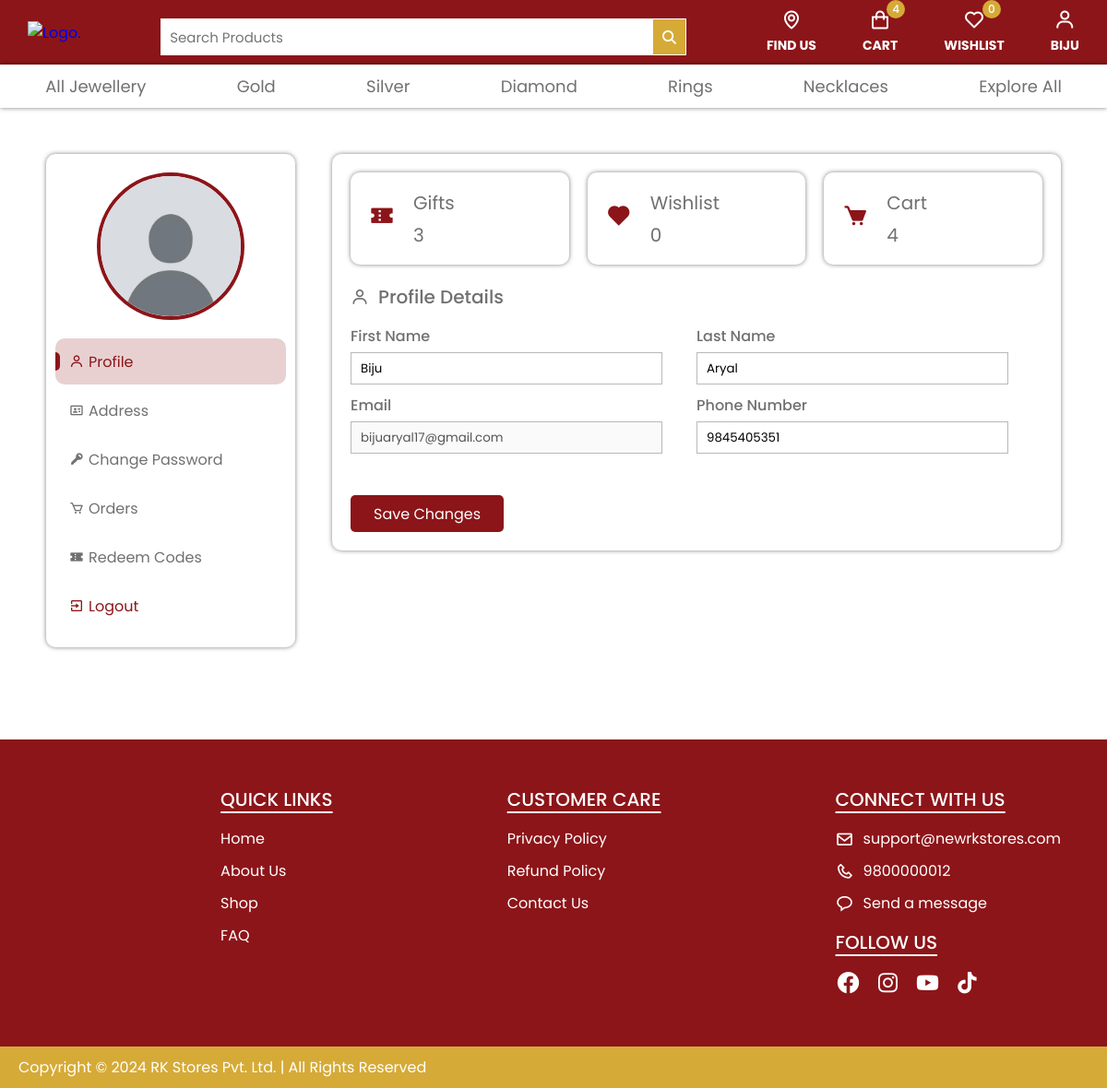
Screenshot of /account.php (signed in) with the database file from the repository.
### tables this page shows
CREATE TABLE `users` (
  `user_id` int(11) NOT NULL,
  `first_name` varchar(50) NOT NULL,
  `last_name` varchar(50) NOT NULL,
  `profile_pic` varchar(255) DEFAULT NULL,
  `email` varchar(100) NOT NULL,
  `password` varchar(255) NOT NULL,
  `phone_number` varchar(15) DEFAULT NULL,
  `address` varchar(255) DEFAULT NULL,
  `street` varchar(255) DEFAULT NULL,
  `apartment` varchar(255) DEFAULT NULL,
  `city` varchar(255) DEFAULT NULL,
  `status` enum('active','disabled') DEFAULT 'active',
  `verification` enum('verified','unverified') DEFAULT 'unverified',
  `verification_token` varchar(255) DEFAULT NULL,
  `created_at` timestamp NULL DEFAULT NULL,
  `updated_at` timestamp NOT NULL DEFAULT current_timestamp() ON UPDATE current_timestamp()
);

### account.php (the view, shortened to what this page needs)
<?php
include_once("./includes/header.php");
include_once("./includes/navbar.php");
include_once("./includes/connect.php");
$user_id = $_SESSION['user_id'];
?>
<div class="account-section">
    <div class="account-menu">
        <div class="profile-pic">
            <div class="profile-image">
                <label for="profilepic" class="label-container">
                    <img src="./users/default.jpg" alt="Profile Image" class="profile-pic" id="profile-img">
                </label>
            </div>
        </div>
        <div class="profile-links">
            <ul>
                <a href="./account.php">
                    <li class="active"><i class='bx bx-user'></i><span>Profile</span></li>
                </a>
                <a href="./address.php">
                    <li><i class='bx bx-id-card'></i><span>Address</span></li>
                </a>
                <a href="./change-password.php">
                    <li><i class='bx bxs-key'></i><span>Change Password</span></li>
                </a>
                <a href="./orders.php">
                    <li><i class='bx bx-cart'></i><span>Orders</span></li>
                </a>
                <a href="./gifts.php">
                    <li><i class='bx bxs-coupon'></i><span>Redeem Codes</span></li>
                </a>
                <a href="./php/logout.php">
                    <li class="logout"><i class='bx bx-exit'></i><span>Logout</span></li>
                </a>
            </ul>
        </div>
    </div>
    <?php
    $detailsSql = "SELECT * FROM redeemcode WHERE visibility='public'";
    $result = mysqli_query($conn, $detailsSql);
    ?>
    <div class="account-content">
        <div class="account-cards">
            <div class="gifts cards">
                <div class="account-card-icon"><i class='bx bxs-coupon'></i></div>
                <div class="account-card-content">
                    <div class="account-heading">Gifts</div>
                    <div class="account-count"><?php echo mysqli_num_rows($result) ?></div>
                </div>
            </div>
            <?php
            $detailsSql = "SELECT * FROM wishlists WHERE user_id='$user_id'";
            $result = mysqli_query($conn, $detailsSql);
            $row = mysqli_fetch_assoc($result);
            $wishlistId = $row['wishlist_id'];
            $aSql = "SELECT * FROM wishlist_items WHERE wishlist_id='$wishlistId'";
            $aResult = mysqli_query($conn, $aSql);
            ?>
            <div class="wishlist cards">
                <div class="account-card-icon"><i class='bx bxs-heart'></i></div>
                <div class="account-card-content">
                    <div class="account-heading">Wishlist</div>
                    <div class="account-count"><?php echo mysqli_num_rows($aResult) ?></div>
                </div>
            </div>
            <?php
            $detailsSql = "SELECT * FROM carts WHERE user_id='$user_id'";
            $result = mysqli_query($conn, $detailsSql);
            $row = mysqli_fetch_assoc($result);
            $cartId = $row['cart_id'];
            $aSql = "SELECT * FROM cart_items WHERE cart_id='$cartId'";
            $aResult = mysqli_query($conn, $aSql);
            ?>
            <div class="cart cards">
                <div class="account-card-icon"><i class='bx bxs-cart'></i></div>
                <div class="account-card-content">
                    <div class="account-heading">Cart</div>
                    <div class="account-count"><?php echo mysqli_num_rows($aResult) ?></div>
                </div>
            </div>
        </div>
        <div class="profile-details">
            <div class="profile-details-heading">
                <i class="bx bx-user"></i>
                <p>Profile Details</p>
            </div>
            <?php
                $sql = "SELECT * FROM users WHERE user_id='$user_id'";
                $row = mysqli_fetch_assoc(mysqli_query($conn,$sql));
            ?>
            <div class="profile-details-inputs">
                <form action="#" method="post" id="changeDetails" onsubmit="changeDetails()">
                    <div class="personal-details">
                        <div class="form-group">
                            <label for="fname">First Name</label>
                            <input type="text" id="fname" name="fname" value="<?php echo $row['first_name'] ?>">
                        </div>
                        <div class="form-group">
                            <label for="lname">Last Name</label>
                            <input type="text" id="lname" name="lname" value="<?php echo $row['last_name'] ?>">
                        </div>
                    </div>
                    <div class="ep">
                        <div class="form-group">
                            <label for="email">Email</label>
                            <input type="email" id="email" name="email" value="<?php echo $row['email'] ?>" disabled>
                        </div>
                        <div class="form-group">
                            <label for="phone">Phone Number</label>
                            <input type="text" id="phone" name="phone" value="<?php echo $row['phone_number'] ?>">
                        </div>
                    </div>
                    <button type="submit" class="btn" name="submit">Save Changes</button>
                </form>
            </div>
        </div>
    </div>
</div>
<?php
include_once('./includes/footer-menu.php');
include_once('./includes/footer.php');
?>

### css/style.css (style rules this page uses)
:root { --primary-color: #8c1519; --secondary-color: #d5aa37; --text-color: #000; --white-color: #fff; --input-color: rgba(51, 51, 51, 0.7); --simple-shadow: rgba(0, 0, 0, 0.5); --hr-color: #bbb8b8; --color-danger: #dc3545; --color-success: #28a745; --light-background: #f5f5f5; }
* { margin: 0; padding: 0; box-sizing: border-box; font-family: "Poppins", sans-serif; scroll-behavior: smooth; scrollbar-width: thin; scrollbar-color: #8c1519 #f1f1f1; text-decoration: none; }
.btn { height: 40px; font-size: 16px; color: var(--white-color); border-radius: 10px; cursor: pointer; background: var(--primary-color); outline: none; border: none; }
.account-section { padding: 50px; display: flex; gap: 40px; }
.account-section .account-menu, .account-section .account-content, .account-section .cards { box-shadow: 0 0 5px var(--simple-shadow); border-radius: 10px; }
.account-section .account-menu { display: flex; flex-direction: column; padding: 20px 10px; flex: 1; gap: 20px; min-width: 250px; }
.account-menu .profile-pic { display: flex; justify-content: center; transition: all 0.1s; }
.account-menu .profile-pic label { cursor: pointer; }
.profile-image { display: inline-block; position: relative; }
.account-menu .profile-pic img { border: 4px solid var(--primary-color); border-radius: 50%; height: 160px; width: 160px; }
.account-menu ul { list-style: none; display: flex; flex-direction: column; gap: 3px; }
.account-menu ul li { height: 50px; display: flex; align-items: center; padding: 0 15px; position: relative; }
.account-menu ul li { display: flex; gap: 5px; align-items: center; color: var(--input-color); }
.account-menu ul li.active { background: #e8d0d1; border-radius: 10px; }
.account-menu ul a li.active { color: var(--primary-color); }
.account-menu ul li.active::after { content: ""; position: absolute; z-index: 1; left: 0; top: 50%; bottom: 0; transform: translateY(-50%); height: 40%; width: 5px; background-color: #8c1519; border-radius: 0 5px 5px 0; }
.account-menu a li.logout { color: var(--primary-color); }
.account-section .account-content { flex: 3; padding: 20px; height: min-content; }
.account-content .account-cards { display: flex; justify-content: space-evenly; gap: 20px; }
.account-content .account-cards .cards { height: 100px; width: 100%; padding: 20px; display: flex; gap: 20px; align-items: center; font-size: 20px; color: var(--input-color); }
.account-cards .cards i { color: var(--primary-color); font-size: 28px; }
.account-card-content { display: flex; flex-direction: column; gap: 5px; }
.account-content .profile-details { margin-top: 20px; }
.profile-details-heading { display: flex; align-items: center; gap: 10px; margin-bottom: 15px; color: var(--input-color); font-weight: 500; font-size: 20px; }
.profile-details-inputs { width: 100%; }
.profile-details-inputs input { height: 35px; border: 1px solid var(--hr-color); outline: none; padding: 0 10px; caret-color: var(--primary-color); width: 90%; }
.profile-details-inputs .form-group { display: flex; flex-direction: column; width: 100%; gap: 5px; }
.profile-details-inputs .personal-details,.profile-details-inputs .ep { display: flex; }
.profile-details-inputs .form-group label { color: var(--input-color); font-weight: 450; }
.ep .form-group { margin-top: 10px; }
.profile-details-inputs button { padding: 0 25px; border-radius: 5px; }

### rows the page displays
users: fname "Biju", lname "Aryal", email "bijuaryal17@gmail.com", phone "9845405351"

### other values shown
$cart_item_count "4"
$wishlist_item_count "0"
$account "BIJU"
mysqli_num_rows($result) "3"
mysqli_num_rows($aResult) "0"
mysqli_num_rows($aResult) "4"
